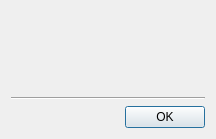
<?xml version="1.0" encoding="UTF-8"?>
<ui version="4.0">
 <class>tt3::gui::QuickReportsDialog</class>
 <widget class="QDialog" name="tt3::gui::QuickReportsDialog">
  <property name="geometry">
   <rect>
    <x>0</x>
    <y>0</y>
    <width>216</width>
    <height>139</height>
   </rect>
  </property>
  <property name="windowTitle">
   <string>Quick reports</string>
  </property>
  <property name="windowIcon">
   <iconset resource="tt3-gui.qrc">
    <normaloff>:/tt3-gui/Resources/Images/Misc/QuickReportLarge.png</normaloff>:/tt3-gui/Resources/Images/Misc/QuickReportLarge.png</iconset>
  </property>
  <layout class="QGridLayout" name="gridLayout">
   <item row="0" column="0">
    <widget class="QWidget" name="managerPanel" native="true"/>
   </item>
   <item row="1" column="0">
    <widget class="Line" name="line">
     <property name="orientation">
      <enum>Qt::Orientation::Horizontal</enum>
     </property>
    </widget>
   </item>
   <item row="2" column="0">
    <widget class="QDialogButtonBox" name="buttonBox">
     <property name="orientation">
      <enum>Qt::Orientation::Horizontal</enum>
     </property>
     <property name="standardButtons">
      <set>QDialogButtonBox::StandardButton::Ok</set>
     </property>
    </widget>
   </item>
  </layout>
 </widget>
 <resources>
  <include location="tt3-gui.qrc"/>
 </resources>
 <connections>
  <connection>
   <sender>buttonBox</sender>
   <signal>accepted()</signal>
   <receiver>tt3::gui::QuickReportsDialog</receiver>
   <slot>accept()</slot>
   <hints>
    <hint type="sourcelabel">
     <x>248</x>
     <y>254</y>
    </hint>
    <hint type="destinationlabel">
     <x>157</x>
     <y>274</y>
    </hint>
   </hints>
  </connection>
  <connection>
   <sender>buttonBox</sender>
   <signal>rejected()</signal>
   <receiver>tt3::gui::QuickReportsDialog</receiver>
   <slot>reject()</slot>
   <hints>
    <hint type="sourcelabel">
     <x>316</x>
     <y>260</y>
    </hint>
    <hint type="destinationlabel">
     <x>286</x>
     <y>274</y>
    </hint>
   </hints>
  </connection>
 </connections>
</ui>
